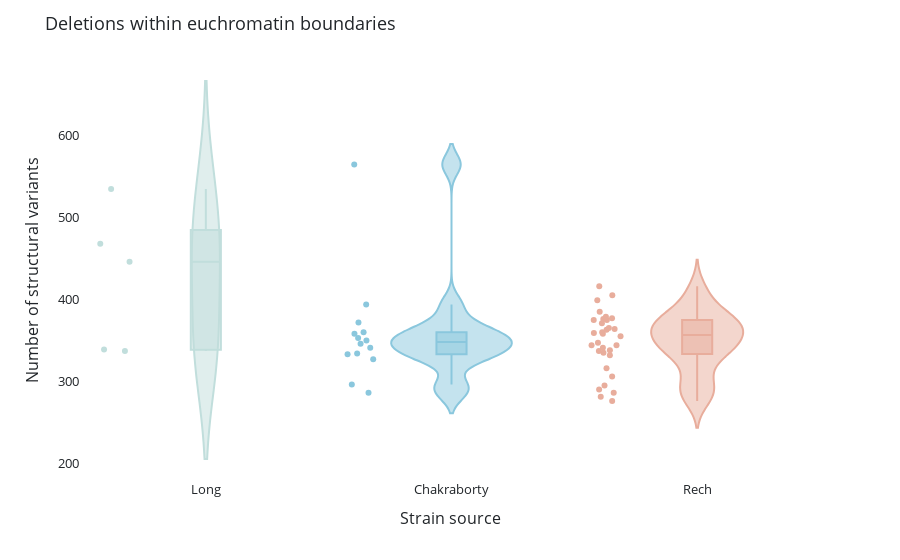

Notebook cell for this chart:
### Code cell
fig = px.violin(df1, x='Source', y='DELETION',
                 hover_name="Sample", hover_data=["Sample"], points='all',  box=True, color="Source",
                 color_discrete_map={'Chakraborty':'#8ac7dd','Long':'#c1dedc','Rech':'#e8ad9c'})

fig.update_layout(
    paper_bgcolor='rgba(255,255,255,255)',
    plot_bgcolor='rgba(0,0,0,0)',
    showlegend=False,
    title="Deletions within euchromatin boundaries",
    xaxis_title="Strain source",
    yaxis_title="Number of structural variants",
    legend_title="Legend Title",
    font=dict(size=13,color="#212529")) 

fig.show()

### Figure 1 — Plotly figure (JSON) as saved in the notebook; plotly's stock layout.template omitted (floating-point values rounded to 4 significant figures)
{"data": [{"alignmentgroup": "True", "box": {"visible": true}, "customdata": [["I23"], ["T29A"], ["B59"], ["N25"], ["ZH26"]], "hovertemplate": "<b>%{hovertext}</b><br><br>Source=%{x}<br>DELETION=%{y}<br>Sample=%{customdata[0]}<extra></extra>", "hovertext": ["I23", "T29A", "B59", "N25", "ZH26"], "legendgroup": "Long", "marker": {"color": "#c1dedc"}, "name": "Long", "offsetgroup": "Long", "orientation": "v", "points": "all", "scalegroup": "True", "showlegend": true, "type": "violin", "x": ["Long", "Long", "Long", "Long", "Long"], "x0": " ", "xaxis": "x", "y": [337, 468, 446, 339, 535], "y0": " ", "yaxis": "y"}, {"alignmentgroup": "True", "box": {"visible": true}, "customdata": [["A1"], ["A2"], ["A3"], ["A4"], ["A5"], ["A6"], ["A7"], ["AB8"], ["B1"], ["B2"], ["B3"], ["B4"], ["B6"], ["ORE"]], "hovertemplate": "<b>%{hovertext}</b><br><br>Source=%{x}<br>DELETION=%{y}<br>Sample=%{customdata[0]}<extra></extra>", "hovertext": ["A1", "A2", "A3", "A4", "A5", "A6", "A7", "AB8", "B1", "B2", "B3", "B4", "B6", "ORE"], "legendgroup": "Chakraborty", "marker": {"color": "#8ac7dd"}, "name": "Chakraborty", "offsetgroup": "Chakraborty", "orientation": "v", "points": "all", "scalegroup": "True", "showlegend": true, "type": "violin", "x": ["Chakraborty", "Chakraborty", "Chakraborty", "Chakraborty", "Chakraborty", "Chakraborty", "Chakraborty", "Chakraborty", "Chakraborty", "Chakraborty", "Chakraborty", "Chakraborty", "Chakraborty", "Chakraborty"], "x0": " ", "xaxis": "x", "y": [286, 341, 346, 353, 372, 360, 565, 327, 334, 296, 394, 333, 350, 358], "y0": " ", "yaxis": "y"}, {"alignmentgroup": "True", "box": {"visible": true}, "customdata": [["AKA017"], ["AKA018"], ["COR014"], ["COR018"], ["COR023"], ["COR025"], ["GIM012"], ["GIM024"], ["JUT008"], ["JUT011"], ["KIE094"], ["LUN004"], ["LUN007"], ["MUN008"], ["MUN009"], ["MUN013"], ["MUN015"], ["MUN016"], ["MUN020"], ["RAL059"], ["RAL091"], ["RAL176"], ["RAL177"], ["RAL375"], ["RAL426"], ["RAL737"], ["RAL855"], ["SLA001"], ["STO022"], ["TEN015"], ["TOM007"], ["TOM008"]], "hovertemplate": "<b>%{hovertext}</b><br><br>Source=%{x}<br>DELETION=%{y}<br>Sample=%{customdata[0]}<extra></extra>", "hovertext": ["AKA017", "AKA018", "COR014", "COR018", "COR023", "COR025", "GIM012", "GIM024", "JUT008", "JUT011", "KIE094", "LUN004", "LUN007", "MUN008", "MUN009", "MUN013", "MUN015", "MUN016", "MUN020", "RAL059", "RAL091", "RAL176", "RAL177", "RAL375", "RAL426", "RAL737", "RAL855", "SLA001", "STO022", "TEN015", "TOM007", "TOM008"], "legendgroup": "Rech", "marker": {"color": "#e8ad9c"}, "name": "Rech", "offsetgroup": "Rech", "orientation": "v", "points": "all", "scalegroup": "True", "showlegend": true, "type": "violin", "x": ["Rech", "Rech", "Rech", "Rech", "Rech", "Rech", "Rech", "Rech", "Rech", "Rech", "Rech", "Rech", "Rech", "Rech", "Rech", "Rech", "Rech", "Rech", "Rech", "Rech", "Rech", "Rech", "Rech", "Rech", "Rech", "Rech", "Rech", "Rech", "Rech", "Rech", "Rech", "Rech"], "x0": " ", "xaxis": "x", "y": [375, 399, 385, 281, 286, 295, 276, 355, 358, 332, 376, 364, 359, 306, 371, 363, 344, 375, 335, 360, 416, 405, 365, 344, 316, 379, 341, 337, 377, 338, 347, 290], "y0": " ", "yaxis": "y"}], "layout": {"font": {"color": "#212529", "size": 13}, "legend": {"title": {"text": "Legend Title"}, "tracegroupgap": 0}, "margin": {"t": 60}, "paper_bgcolor": "rgba(255,255,255,255)", "plot_bgcolor": "rgba(0,0,0,0)", "showlegend": false, "title": {"text": "Deletions within euchromatin boundaries"}, "violinmode": "overlay", "xaxis": {"anchor": "y", "categoryarray": ["Long", "Chakraborty", "Rech"], "categoryorder": "array", "domain": [0, 1], "title": {"text": "Strain source"}}, "yaxis": {"anchor": "x", "domain": [0, 1], "title": {"text": "Number of structural variants"}}}}
